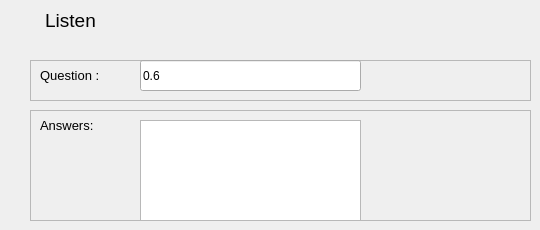
    <widget class="QWidget" name="page_5">
     <widget class="QLabel" name="label_18">
      <property name="geometry">
       <rect>
        <x>30</x>
        <y>10</y>
        <width>81</width>
        <height>21</height>
       </rect>
      </property>
      <property name="font">
       <font>
        <pointsize>14</pointsize>
       </font>
      </property>
      <property name="text">
       <string>Listen</string>
      </property>
      <property name="alignment">
       <set>Qt::AlignCenter</set>
      </property>
     </widget>
     <widget class="QFrame" name="frame_14">
      <property name="geometry">
       <rect>
        <x>30</x>
        <y>60</y>
        <width>501</width>
        <height>41</height>
       </rect>
      </property>
      <property name="frameShape">
       <enum>QFrame::StyledPanel</enum>
      </property>
      <property name="frameShadow">
       <enum>QFrame::Raised</enum>
      </property>
      <widget class="QLabel" name="label_19">
       <property name="geometry">
        <rect>
         <x>10</x>
         <y>0</y>
         <width>101</width>
         <height>31</height>
        </rect>
       </property>
       <property name="font">
        <font>
         <pointsize>10</pointsize>
        </font>
       </property>
       <property name="text">
        <string>Question :</string>
       </property>
      </widget>
      <widget class="QLineEdit" name="lineEdit_6">
       <property name="geometry">
        <rect>
         <x>110</x>
         <y>0</y>
         <width>221</width>
         <height>31</height>
        </rect>
       </property>
       <property name="inputMethodHints">
        <set>Qt::ImhNone</set>
       </property>
       <property name="text">
        <string>0.6</string>
       </property>
      </widget>
     </widget>
     <widget class="QFrame" name="frame_15">
      <property name="geometry">
       <rect>
        <x>30</x>
        <y>110</y>
        <width>501</width>
        <height>111</height>
       </rect>
      </property>
      <property name="frameShape">
       <enum>QFrame::StyledPanel</enum>
      </property>
      <property name="frameShadow">
       <enum>QFrame::Raised</enum>
      </property>
      <widget class="QLabel" name="label_20">
       <property name="geometry">
        <rect>
         <x>10</x>
         <y>0</y>
         <width>101</width>
         <height>31</height>
        </rect>
       </property>
       <property name="font">
        <font>
         <pointsize>10</pointsize>
        </font>
       </property>
       <property name="text">
        <string>Answers:</string>
       </property>
      </widget>
      <widget class="QPlainTextEdit" name="plainTextEdit">
       <property name="geometry">
        <rect>
         <x>110</x>
         <y>10</y>
         <width>221</width>
         <height>101</height>
        </rect>
       </property>
      </widget>
     </widget>
    </widget>
